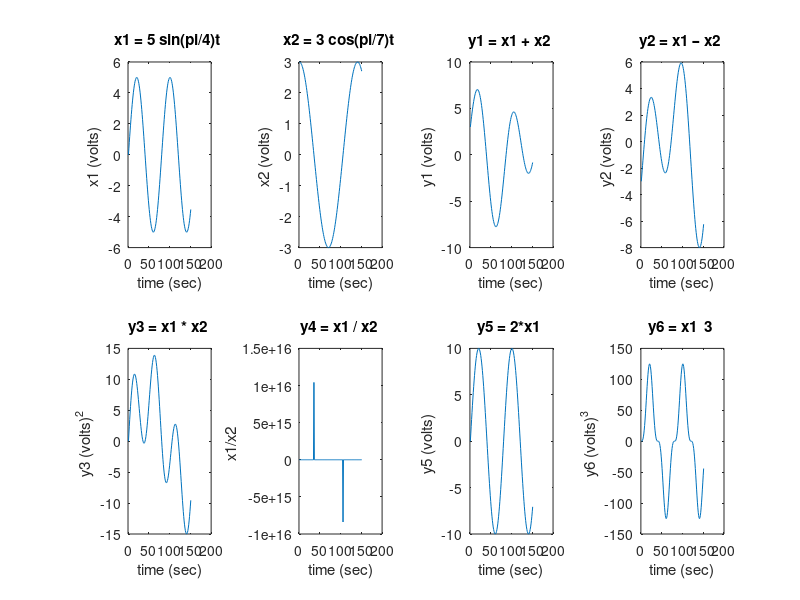

MATLAB code to generate this figure:
t=[0:0.1:15]
x1 = 5*sin((pi/4)*t)
x2 = 3*cos((pi/7)*t)
% Plotting the signals
subplot(2,4,1)
plot(x1)
title('x1 = 5 sin(pi/4)t ')
xlabel(' time (sec) ')
ylabel('x1 (volts) ')
subplot(2,4,2)
plot(x2)
title('x2 = 3 cos(pi/7)t ')
xlabel(' time (sec) ')
ylabel('x2 (volts) ')
% Addition
y1 = x1 + x2
y2 = x1 - x2
y3 = x1 .* x2
y4 = x1 ./ x2
y5 = 2*x1
y6 = x1 .^3
% Plotting the signals
subplot(2,4,3)
plot(y1)
title('y1 = x1 + x2 ')
xlabel(' time (sec) ')
ylabel('y1 (volts) ')
subplot(2,4,4)
plot(y2)
title('y2 = x1 – x2 ')
xlabel(' time (sec) ')
ylabel('y2 (volts) ')
subplot(2,4,5)
plot(y3)
title('y3 = x1 * x2 ')
xlabel(' time (sec) ')
ylabel('y3 (volts)^2 ')
subplot(2,4,6)
plot(y4)
title('y4 = x1 / x2 ')
xlabel(' time (sec) ') 
ylabel('x1/x2 ')
subplot(2,4,7)
plot(y5)
title('y5 = 2*x1 ')
xlabel(' time (sec) ')
ylabel('y5 (volts) ')
subplot(2,4,8)
plot(y6)
title('y6 = x1 ^ 3 ')
xlabel(' time (sec) ')
ylabel('y6 (volts)^3 ')
